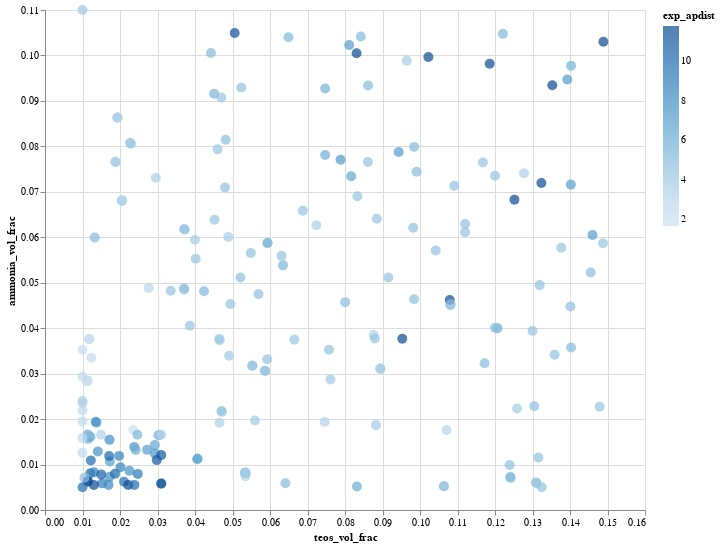

This figure's notebook cell:
### Code cell
chart

### Figure 1 — Vega-Lite specification as saved in the notebook (floating-point values rounded to 4 significant figures; data arrays with more than 128 entries replaced by an {"elided": "..."} marker saying what was removed)
{"config": {"view": {"continuousWidth": 300, "continuousHeight": 300}}, "data": {"name": "data-578b459a1c43bf9bf387d61bb43dd9b1"}, "mark": {"type": "circle", "size": 100}, "encoding": {"color": {"field": "exp_apdist", "type": "quantitative"}, "tooltip": [{"field": "uuid", "type": "nominal"}, {"field": "image", "type": "nominal"}, {"field": "ap_distance", "type": "quantitative"}, {"field": "water_vol_frac", "type": "quantitative"}, {"field": "exp_apdist", "type": "quantitative"}], "x": {"field": "teos_vol_frac", "type": "quantitative"}, "y": {"field": "ammonia_vol_frac", "type": "quantitative"}}, "height": 500, "width": 600, "$schema": "https://vega.github.io/schema/vega-lite/v5.20.1.json", "datasets": {"data-578b459a1c43bf9bf387d61bb43dd9b1": {"elided": "220 records"}}}
